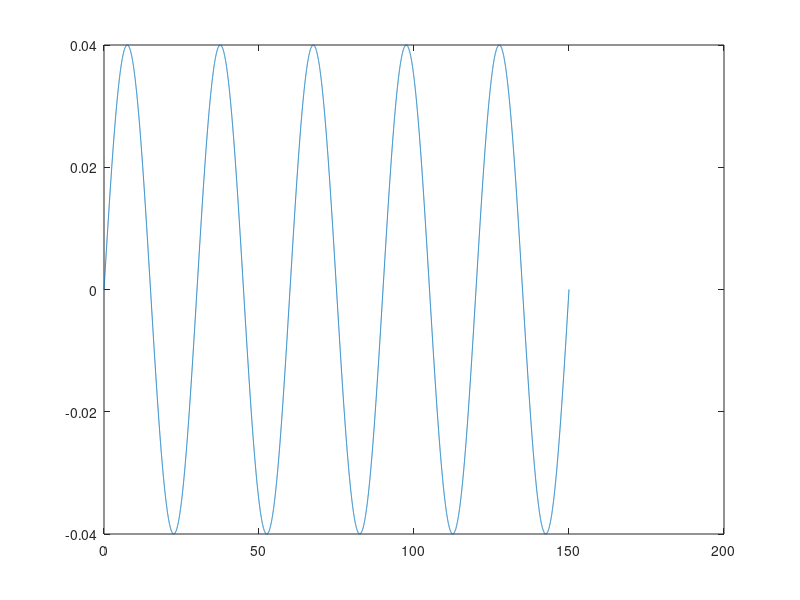

The MATLAB script that drew this image: (Note: this script raises an error after producing the figure.)

clc
clear
% close all hidden;

delta_t = .01;
end_time = 150;
l = 0:delta_t:end_time;

p = 0.04 * sin(pi * l / 15);
q = 0.05 * cos(pi * l / 6);
r = pi / 60;
z = (pi/60) * ones(1,length(l));
% plots pqr with respect to t
figure(1)
plot (l,p);
hold on


plot (l,subs(z),l,subs(q),l,subs(r));

hold off
% initial conditions
x_new = zeros(3,1);
p_ned = zeros(3,1);
x_fe_new = zeros(3,1);
p_fe_ned = zeros(3,1);
x_be_val = zeros(3,1);
v_0 = [30.8667;
      0;
      0;];

[theta_matrix_euler_rates, ...
    phi_matrix_euler_rates, ...
    si_matrix_euler_rates, ...
    theta_matrix_euler_angles, ...
    phi_matrix_euler_angles, ...
    si_matrix_euler_angles, ...
    velocity_matrix_n, ...
    velocity_matrix_e, ...
    velocity_matrix_d, ...
    position_matrix_n, ...
    position_matrix_e, ...
    position_matrix_d, ...
    ...
    tmer_fe, ...
    pmer_fe, ...
    smer_fe, ...
    tmea_fe, ...
    pmea_fe, ...
    smea_fe, ...
    vmn_fe, ...
    vme_fe, ...
    vmd_fe, ...
    pmn_fe, ...
    pme_fe, ...
    pmd_fe, ...
    ] = deal(zeros(1, (end_time/delta_t)+1));
disp(length(theta_matrix_euler_angles))


% Calculate DCM at (0,0,0)
syms cphi ctheta csi t_var
c_phi = [1 0 0;
        0 cos(cphi) sin(cphi);
        0 -sin(cphi) cos(cphi);];
c_theta = [cos(ctheta) 0 -sin(ctheta);
          0 1 0;
          sin(ctheta) 0 cos(ctheta);];
c_si = [cos(csi) sin(csi) 0;
       -sin(csi) cos(csi) 0;
       0 0 1;];
% finds dcm
dcm = c_phi * c_theta * c_si;
c_dot_dcm = c_deriv(dcm, t_var);
% solves C_dot at 0,0,0
% % [cphi, ctheta, csi] = deal(0)
% matlab didnt like when I tried to pass dcm_0 to rk4 alg. after assigning
% result of  0,0,0 to dcm so I hard coded the result below
% dcm_0 = subs(dcm)
dcm_0 = [1 0 0;
        0 1 0;
        0 0 1;];

dcm_fe_0 = [1 0 0;
        0 1 0;
        0 0 1;];


% rk4 algorithm to numerically integrate between 0 and end time
for t = 0:delta_t:end_time

    %%%RUNGE KUTTA%%%

    % update global x_new to local variable 
    x_old = x_new;
    xdot_1 = deriv(x_old,t);
    xdot_2 = deriv(x_old + xdot_1 * (delta_t/2),t + (delta_t/2));
    xdot_3 = deriv(x_old + xdot_2 * (delta_t/2),t + (delta_t/2));
    xdot_4 = deriv(x_old + xdot_3 * delta_t,t + delta_t);
    x_dot_RK4 = (1/6) * (xdot_1 + 2*xdot_2 +2*xdot_3 + xdot_4);
    x_new = x_old + (delta_t*x_dot_RK4);
    
    % pass dcm_0 into c_deriv function to update transformation
    cdot_1 = c_deriv(dcm_0,t);
    cdot_2 = c_deriv(dcm_0 + cdot_1 * (delta_t/2),t + (delta_t/2));
    cdot_3 = c_deriv(dcm_0 + cdot_2 * (delta_t/2),t + (delta_t/2));
    cdot_4 = c_deriv(dcm_0 + cdot_3 * delta_t,t + delta_t);
    c_dot_RK4 = (1/6) * (cdot_1 + 2*cdot_2 + 2*cdot_3 + cdot_4);
    % update dcm from result of rk4 algorithm
    dcm_0 = dcm_0 + (delta_t*c_dot_RK4);
    % transform velocity of body frame to local ned frame
    v_ned = dcm_0 * v_0;
    % integrate position to get velocity and add old postion to new position
    p_ned = p_ned + (delta_t * v_ned);

    %%%FORWARD EULER%%%

    % gimbal equation
    x_fe_old = x_fe_new;
    x_fe_dot = x_fe_old + (delta_t * deriv(x_fe_old, t));
    x_fe_new = x_fe_old + (delta_t * deriv(x_fe_dot, t));

    % strapdown equation
    c_fe_dot = dcm_fe_0 + (delta_t * c_deriv(dcm_fe_0, t));
    dcm_fe_0 = dcm_fe_0 + (delta_t * c_deriv(c_fe_dot, t));
    v_fe_ned = dcm_fe_0 * v_0;
    p_fe_ned = p_fe_ned + (delta_t * v_fe_ned);

    %%%BACKWARD EULER%%%
%     options = optimset('TolX', 1e-06);
%     x_be_old = x_be_val(:, end);
%     der = @deriv;
%     anon_x = @(x) x - delta_t*der(x,t+delta_t) - x_be_old;
%     new_x = fsolve(anon_x, x_be_old, options)
%     x_be_val = [x_be_val new_x]

    
    if(t<=end_time)
        theta_matrix_euler_rates(uint32((t/delta_t)+1)) = x_dot_RK4 (1);
        phi_matrix_euler_rates(uint32((t/delta_t)+1)) = x_dot_RK4 (2);
        si_matrix_euler_rates(uint32((t/delta_t)+1)) = x_dot_RK4 (3);

        theta_matrix_euler_angles(uint32((t/delta_t)+1)) = x_new (1);
        phi_matrix_euler_angles(uint32((t/delta_t)+1)) = x_new (2);
        si_matrix_euler_angles(uint32((t/delta_t)+1)) = x_new (3);

        velocity_matrix_n(uint32((t/delta_t)+1)) = v_ned (1);
        velocity_matrix_e(uint32((t/delta_t)+1)) = v_ned (2);
        velocity_matrix_d(uint32((t/delta_t)+1)) = v_ned (3);

        position_matrix_n(uint32((t/delta_t)+1)) = p_ned (1);
        position_matrix_e(uint32((t/delta_t)+1)) = p_ned (2);
        position_matrix_d(uint32((t/delta_t)+1)) = p_ned (3);

        tmer_fe(uint32((t/delta_t)+1)) = x_fe_dot (1);
        pmer_fe(uint32((t/delta_t)+1)) = x_fe_dot (2);
        smer_fe(uint32((t/delta_t)+1)) = x_fe_dot (3);
        

        tmea_fe(uint32((t/delta_t)+1)) = x_fe_new (1);
        pmea_fe(uint32((t/delta_t)+1)) = x_fe_new (2);
        smea_fe(uint32((t/delta_t)+1)) = x_fe_new (3);

        vmn_fe(uint32((t/delta_t)+1)) = v_fe_ned (1);
        vme_fe(uint32((t/delta_t)+1)) = v_fe_ned (2);
        vmd_fe(uint32((t/delta_t)+1)) = v_fe_ned (3);

        pmn_fe(uint32((t/delta_t)+1)) = p_fe_ned (1);
        pme_fe(uint32((t/delta_t)+1)) = p_fe_ned (2);
        pmd_fe(uint32((t/delta_t)+1)) = p_fe_ned (3);
    end
end
display(smer_fe)


%PLOTS FOR FORWARD EULER
figure(2);
plot(l,mod(tmer_fe-pi,2*pi)-pi);

title('Forward euler Euler rates');
hold on;
plot(l,pmer_fe);
plot(l,smer_fe);
hold off;
legend('theta_dot','phi_dot','psi_dot')
xlabel('time (sec)')
ylabel('angle (rad) per time (sec)')
figure(3);
plot(l,mod(tmea_fe-pi,2*pi)-pi);
title('Forward euler Euler angles');
hold on;
plot(l,pmea_fe);
plot(l,smer_fe);
hold off;
legend('theta','phi','psi')
xlabel('time (sec)')
ylabel('angle (rad)')

% Plot for time velocity and position using forward Euler
figure(4);
plot(l,vmn_fe);
title('Forward euler velocity in ned');
hold on;
plot(l,vme_fe);
plot(l,vmd_fe);
hold off;
legend('v_n','v_e','v_d')
xlabel('time (sec)')
ylabel('velocity')
figure(5);
plot(l,pmn_fe);
title('Forward euler position in ned');
hold on;
plot(l,pme_fe);
plot(l,pmd_fe);
hold off;
legend('p_n','p_e','p_d')
xlabel('time (sec)')
ylabel('position')

%%%PLOTS FROM RUNGE KUTTA
% Plot for time rate of change of Euler angles and Euler angles
figure(6);
plot(l,theta_matrix_euler_rates);
title('Runge Kutta Euler Rates');
hold on;
plot(l,phi_matrix_euler_rates);
plot(l,si_matrix_euler_rates);
hold off;
legend('theta_dot','phi_dot','psi_dot')
xlabel('time (sec)')
ylabel('angle (rad) per time (sec)')
figure(7);
plot(l,mod(theta_matrix_euler_angles-pi,2*pi)-pi);
title('Runge Kutta Euler Angles')
hold on;
plot(l,phi_matrix_euler_angles);
plot(l,si_matrix_euler_angles);
hold off;
legend('theta','phi','psi')
xlabel('time (sec)')
ylabel('angle (rad)')

% Plot for time velocity and position
figure(8);
plot(l,velocity_matrix_n);
title('Runge Kutta velocity ned');
hold on;
plot(l,velocity_matrix_e);
plot(l,velocity_matrix_d);
hold off;
legend('v_n','v_e','v_d')
xlabel('time (sec)')
ylabel('velocity')
figure(9);
plot(l,position_matrix_n);
title('Runge Kutta position ned');
hold on;
plot(l,position_matrix_e);
plot(l,position_matrix_d);
hold off;
legend('p_n','p_e','p_d')
xlabel('time (sec)')
ylabel('position')



function xdot = deriv(x,t)
    phi = x(1);
    theta = x(2);
    
    A = [1 tan(theta)*sin(phi) tan(theta)*cos(phi);
        0 cos(phi) -sin(phi)
        0 sec(theta)*sin(phi) sec(theta)*cos(phi)];
    B = [(pi/6);
        cos(6*t/pi) ;
        3*sin(30*t/pi)];
    % returns euler rates using gimbal equation
    xdot = A * B;
end

function cdot = c_deriv(c,t)

    p = 0.04 * sin(pi * t / 15);
    q = 0.05 * cos(pi * t / 6);
    r = pi / 60;

    % returns cdot using strapdown equation
    cdot = c * [0 -r q; 
               r 0 -p; 
               -q p 0;];
end

